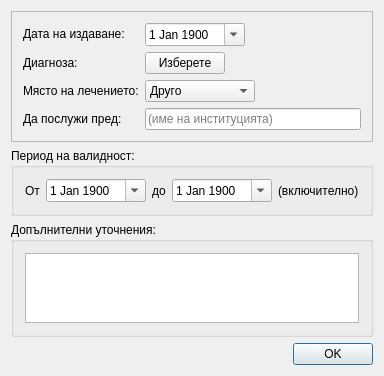
<?xml version="1.0" encoding="UTF-8"?>
<ui version="4.0">
 <class>MedicalNoticeDialog</class>
 <widget class="QDialog" name="MedicalNoticeDialog">
  <property name="geometry">
   <rect>
    <x>0</x>
    <y>0</y>
    <width>378</width>
    <height>364</height>
   </rect>
  </property>
  <property name="windowTitle">
   <string>MedicalNoticeDialog</string>
  </property>
  <layout class="QVBoxLayout" name="verticalLayout_3">
   <item>
    <widget class="QFrame" name="frame">
     <property name="minimumSize">
      <size>
       <width>0</width>
       <height>0</height>
      </size>
     </property>
     <property name="frameShape">
      <enum>QFrame::StyledPanel</enum>
     </property>
     <property name="frameShadow">
      <enum>QFrame::Raised</enum>
     </property>
     <layout class="QHBoxLayout" name="horizontalLayout_5">
      <item>
       <layout class="QVBoxLayout" name="verticalLayout_2">
        <item>
         <widget class="QLabel" name="label_7">
          <property name="text">
           <string>Дата на издаване:</string>
          </property>
         </widget>
        </item>
        <item>
         <widget class="QLabel" name="label_2">
          <property name="text">
           <string>Диагноза:</string>
          </property>
         </widget>
        </item>
        <item>
         <widget class="QLabel" name="addressLabel_2">
          <property name="text">
           <string>Място на лечението:</string>
          </property>
         </widget>
        </item>
        <item>
         <widget class="QLabel" name="addressLabel">
          <property name="text">
           <string>Да послужи пред:</string>
          </property>
         </widget>
        </item>
       </layout>
      </item>
      <item>
       <layout class="QVBoxLayout" name="verticalLayout">
        <item>
         <layout class="QHBoxLayout" name="horizontalLayout_4">
          <item>
           <widget class="DateEdit" name="issueDateEdit">
            <property name="minimumSize">
             <size>
              <width>100</width>
              <height>0</height>
             </size>
            </property>
            <property name="buttonSymbols">
             <enum>QAbstractSpinBox::NoButtons</enum>
            </property>
            <property name="showGroupSeparator" stdset="0">
             <bool>false</bool>
            </property>
            <property name="maximumDateTime">
             <datetime>
              <hour>21</hour>
              <minute>59</minute>
              <second>59</second>
              <year>9999</year>
              <month>12</month>
              <day>27</day>
             </datetime>
            </property>
            <property name="minimumDate">
             <date>
              <year>1900</year>
              <month>1</month>
              <day>1</day>
             </date>
            </property>
            <property name="calendarPopup">
             <bool>true</bool>
            </property>
            <property name="date">
             <date>
              <year>1900</year>
              <month>1</month>
              <day>1</day>
             </date>
            </property>
           </widget>
          </item>
          <item>
           <spacer name="horizontalSpacer_2">
            <property name="orientation">
             <enum>Qt::Horizontal</enum>
            </property>
            <property name="sizeHint" stdset="0">
             <size>
              <width>40</width>
              <height>20</height>
             </size>
            </property>
           </spacer>
          </item>
         </layout>
        </item>
        <item>
         <layout class="QHBoxLayout" name="horizontalLayout_3">
          <item>
           <widget class="QPushButton" name="mkbButton">
            <property name="text">
             <string>Изберете</string>
            </property>
            <property name="autoDefault">
             <bool>false</bool>
            </property>
           </widget>
          </item>
          <item>
           <spacer name="horizontalSpacer_3">
            <property name="orientation">
             <enum>Qt::Horizontal</enum>
            </property>
            <property name="sizeHint" stdset="0">
             <size>
              <width>40</width>
              <height>20</height>
             </size>
            </property>
           </spacer>
          </item>
         </layout>
        </item>
        <item>
         <layout class="QHBoxLayout" name="horizontalLayout_2">
          <item>
           <widget class="ComboBox" name="locationCombo">
            <property name="styleSheet">
             <string notr="true"/>
            </property>
            <property name="currentIndex">
             <number>2</number>
            </property>
            <item>
             <property name="text">
              <string>У дома</string>
             </property>
            </item>
            <item>
             <property name="text">
              <string>На стационар</string>
             </property>
            </item>
            <item>
             <property name="text">
              <string>Друго</string>
             </property>
            </item>
           </widget>
          </item>
          <item>
           <spacer name="horizontalSpacer_4">
            <property name="orientation">
             <enum>Qt::Horizontal</enum>
            </property>
            <property name="sizeHint" stdset="0">
             <size>
              <width>40</width>
              <height>20</height>
             </size>
            </property>
           </spacer>
          </item>
         </layout>
        </item>
        <item>
         <widget class="LineEdit" name="institutionEdit">
          <property name="sizePolicy">
           <sizepolicy hsizetype="Expanding" vsizetype="Fixed">
            <horstretch>0</horstretch>
            <verstretch>0</verstretch>
           </sizepolicy>
          </property>
          <property name="inputMask">
           <string/>
          </property>
          <property name="text">
           <string/>
          </property>
          <property name="maxLength">
           <number>32767</number>
          </property>
          <property name="placeholderText">
           <string>(име на институцията)</string>
          </property>
         </widget>
        </item>
       </layout>
      </item>
     </layout>
    </widget>
   </item>
   <item>
    <widget class="QGroupBox" name="groupBox">
     <property name="title">
      <string>Период на валидност:</string>
     </property>
     <layout class="QHBoxLayout" name="horizontalLayout">
      <item>
       <widget class="QLabel" name="label_8">
        <property name="text">
         <string>От</string>
        </property>
       </widget>
      </item>
      <item>
       <widget class="DateEdit" name="fromDateEdit">
        <property name="minimumSize">
         <size>
          <width>100</width>
          <height>0</height>
         </size>
        </property>
        <property name="buttonSymbols">
         <enum>QAbstractSpinBox::NoButtons</enum>
        </property>
        <property name="showGroupSeparator" stdset="0">
         <bool>false</bool>
        </property>
        <property name="maximumDateTime">
         <datetime>
          <hour>19</hour>
          <minute>59</minute>
          <second>59</second>
          <year>9999</year>
          <month>12</month>
          <day>27</day>
         </datetime>
        </property>
        <property name="minimumDate">
         <date>
          <year>1900</year>
          <month>1</month>
          <day>1</day>
         </date>
        </property>
        <property name="calendarPopup">
         <bool>true</bool>
        </property>
        <property name="date">
         <date>
          <year>1900</year>
          <month>1</month>
          <day>1</day>
         </date>
        </property>
       </widget>
      </item>
      <item>
       <widget class="QLabel" name="label_9">
        <property name="text">
         <string>до</string>
        </property>
       </widget>
      </item>
      <item>
       <widget class="DateEdit" name="toDateEdit">
        <property name="minimumSize">
         <size>
          <width>100</width>
          <height>0</height>
         </size>
        </property>
        <property name="buttonSymbols">
         <enum>QAbstractSpinBox::NoButtons</enum>
        </property>
        <property name="showGroupSeparator" stdset="0">
         <bool>false</bool>
        </property>
        <property name="maximumDateTime">
         <datetime>
          <hour>17</hour>
          <minute>59</minute>
          <second>59</second>
          <year>9999</year>
          <month>12</month>
          <day>27</day>
         </datetime>
        </property>
        <property name="minimumDate">
         <date>
          <year>1900</year>
          <month>1</month>
          <day>1</day>
         </date>
        </property>
        <property name="calendarPopup">
         <bool>true</bool>
        </property>
        <property name="date">
         <date>
          <year>1900</year>
          <month>1</month>
          <day>1</day>
         </date>
        </property>
       </widget>
      </item>
      <item>
       <widget class="QLabel" name="label_10">
        <property name="text">
         <string>(включително)</string>
        </property>
       </widget>
      </item>
      <item>
       <spacer name="horizontalSpacer">
        <property name="orientation">
         <enum>Qt::Horizontal</enum>
        </property>
        <property name="sizeHint" stdset="0">
         <size>
          <width>61</width>
          <height>20</height>
         </size>
        </property>
       </spacer>
      </item>
     </layout>
    </widget>
   </item>
   <item>
    <widget class="QGroupBox" name="groupBox_2">
     <property name="title">
      <string>Допълнителни уточнения:</string>
     </property>
     <layout class="QVBoxLayout" name="verticalLayout_9">
      <item>
       <widget class="QPlainTextEdit" name="notes"/>
      </item>
     </layout>
    </widget>
   </item>
   <item>
    <layout class="QHBoxLayout" name="horizontalLayout_6">
     <item>
      <widget class="QLabel" name="errorLabel">
       <property name="styleSheet">
        <string notr="true">color: red</string>
       </property>
       <property name="text">
        <string/>
       </property>
      </widget>
     </item>
     <item>
      <spacer name="horizontalSpacer_5">
       <property name="orientation">
        <enum>Qt::Horizontal</enum>
       </property>
       <property name="sizeHint" stdset="0">
        <size>
         <width>40</width>
         <height>20</height>
        </size>
       </property>
      </spacer>
     </item>
     <item>
      <widget class="QPushButton" name="okButton">
       <property name="text">
        <string>OK</string>
       </property>
       <property name="default">
        <bool>true</bool>
       </property>
      </widget>
     </item>
    </layout>
   </item>
  </layout>
 </widget>
 <layoutdefault spacing="6" margin="11"/>
 <customwidgets>
  <customwidget>
   <class>LineEdit</class>
   <extends>QLineEdit</extends>
   <header>View/uiComponents/LineEdit.h</header>
  </customwidget>
  <customwidget>
   <class>DateEdit</class>
   <extends>QDateEdit</extends>
   <header>View/uiComponents/DateEdit.h</header>
  </customwidget>
  <customwidget>
   <class>ComboBox</class>
   <extends>QComboBox</extends>
   <header>View/uiComponents/ComboBox.h</header>
  </customwidget>
 </customwidgets>
 <resources/>
 <connections/>
</ui>
